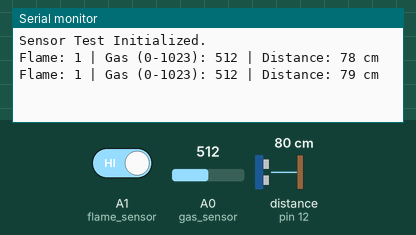
This sketch was run on a simulated Arduino Uno, built with avr-gcc and run on an emulated ATmega328P. On the bench: the last lines printed to the serial monitor. Wiring (inferred from the names in the program): ultrasonic range finder: trigger pin 13; echo pin 12. The test bench sets the inputs (shaded band); at power-on: distance to the obstacle (sensor on pin 12) 80 cm, A0 (gas_sensor) = 512, A1 (flame_sensor) HIGH. The echo pulse lasts 58.3 µs per cm.

Above: at 1.8 s.
1.9 s: distance to the obstacle (sensor on pin 12) set to 2 cm
At 2.8 s:
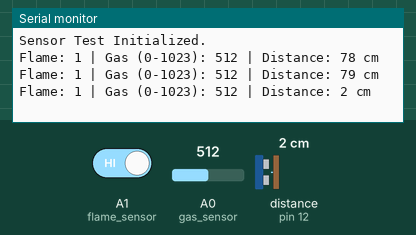
3.4 s: A0 (gas_sensor) set to 716
At 4.7 s:
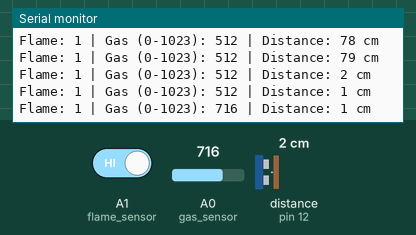
4.9 s: A1 (flame_sensor) driven LOW
At 5.6 s:
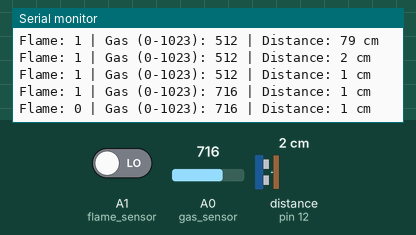
6.4 s: distance to the obstacle (sensor on pin 12) set to 4 cm
At 7.7 s:
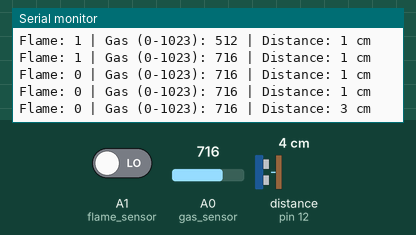
7.9 s: A0 (gas_sensor) set to 900
At 8.8 s:
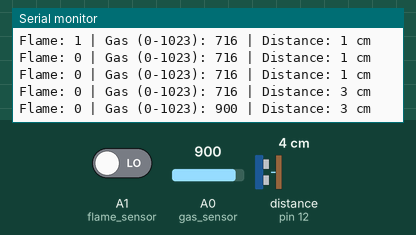
9.4 s: A1 (flame_sensor) driven HIGH
At 10.8 s:
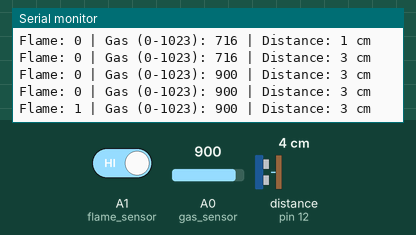
Timing chart, 0 to 11.9 s (numbered marks = the images above; inputs shaded):
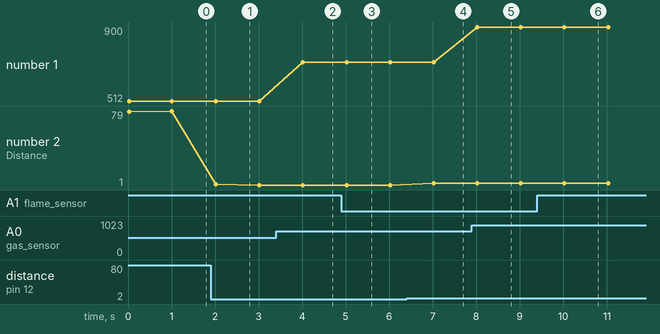

The sketch:

sensorTest.ino
```cpp
// Define sensor pins
int flame_sensor = A1; // Pin 15
int gas_sensor = A0;   // Pin 14
int trigPin = 13;
int echoPin = 12;

int flame_value;
int gas_value;
long duration;
int distance;

void setup() {
  Serial.begin(9600); // Uno typically uses 9600 bps

  pinMode(flame_sensor, INPUT);
  pinMode(trigPin, OUTPUT);
  pinMode(echoPin, INPUT);
  // A0 is analog input by default, no pinMode needed

  Serial.println("Sensor Test Initialized.");
}

void loop() {
  // 1. Read Flame Sensor
  flame_value = digitalRead(flame_sensor);
  Serial.print("Flame: ");
  Serial.print(flame_value); // 1 = No Flame, 0 = Flame

  // 2. Read Gas Sensor
  gas_value = analogRead(gas_sensor);
  Serial.print(" | Gas (0-1023): ");
  Serial.print(gas_value);

  // 3. Read Ultrasonic Sensor
  digitalWrite(trigPin, LOW);
  delayMicroseconds(2);
  digitalWrite(trigPin, HIGH);
  delayMicroseconds(10);
  digitalWrite(trigPin, LOW);
  duration = pulseIn(echoPin, HIGH);
  distance = duration * 0.034 / 2;
  Serial.print(" | Distance: ");
  Serial.print(distance);
  Serial.println(" cm");

  delay(1000); // Delay for readability
}
```

Measured:
- after the input at 1.9 s, the serial monitor: prints a new line after 0.12 s (image 1)
- after the input at 3.4 s, the serial monitor: prints a new line after 0.62 s (image 2)
- after the input at 4.9 s, the serial monitor: prints a new line after 0.12 s (image 3)
- after the input at 6.4 s, the serial monitor: prints a new line after 0.62 s (image 4)
- after the input at 7.9 s, the serial monitor: prints a new line after 0.12 s (image 5)
- after the input at 9.4 s, the serial monitor: prints a new line after 0.63 s (image 6)
- plotted number 1: 512 → 716 after the input at 3.4 s, 716 → 900 after the input at 7.9 s
- plotted number 2: 1 → 3 after the input at 6.4 s
